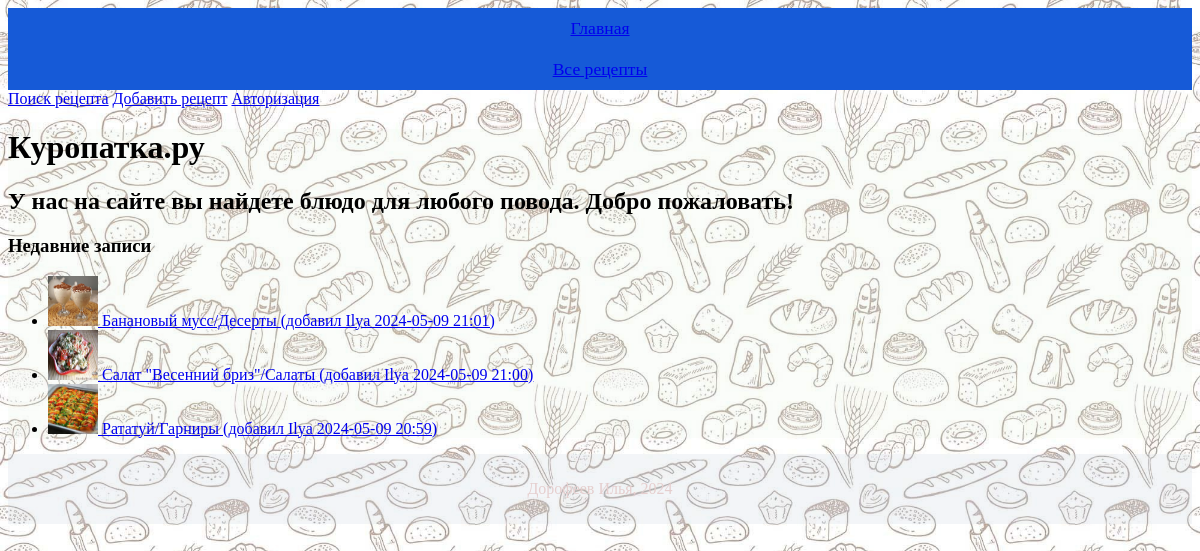
The page / on the database its author committed.
### recipesapp/models.py (models this page shows)
class Recipe(models.Model):
    name = models.CharField(max_length=100, blank=False)
    description = models.CharField(max_length=1000)
    cook_steps = models.TextField()
    cook_time = models.IntegerField()
    ingredients = models.TextField()
    image = models.ImageField(upload_to='images/')
    ingredients = models.TextField()
    complexity = models.CharField(max_length=15, blank=False)
    created_at = models.DateTimeField(auto_now_add=True)
    author = models.ForeignKey(User, on_delete=models.DO_NOTHING)
    category = models.ForeignKey(Category, on_delete=models.SET_DEFAULT, default='other')
    @property
    def created_at_f(self):
        return self.created_at.strftime('%Y-%m-%d %H:%M')
    def __str__(self):
        return f'{self.name}/{self.category} (добавил {self.author} {self.created_at_f})'

class Category(models.Model):
    name = models.CharField(max_length=100, blank=False)
    description = models.CharField(max_length=1000)
    def __str__(self):
        return self.name

### recipesapp/views.py (the view)
# urls.py: path('', views.main_page, name='main_page'),
def main_page(request):
    user = request.user
    results_qty = 3
    latest_recipes = Recipe.objects.order_by('-created_at')[:results_qty]
    print(latest_recipes)
    context = {
        'title': 'Главная',
        'username': user.username,
        'latest_recipes': latest_recipes,
    }
    return render(request, 'recipesapp/main.html', context)

### recipesapp/templates/recipesapp/main.html (shortened to what this page needs)
{% extends "recipesapp/base.html" %}
{% block content %}
    <h1>Куропатка.ру</h1>
    <h2>У нас на сайте вы найдете блюдо для любого повода. Добро пожаловать!</h2>
    <h3> Недавние записи </h3>
    <ul>
    {% for recipe in latest_recipes %}
        <li>
            <a href="{% url 'recipe_show' pk=recipe.pk %}">
                <img src="{{ recipe.image.url }}" alt="{{ recipe.name }}" width="50" height="50">
                {{ recipe }}
            </a>
        </li>
    {% endfor %}
</ul>
{% endblock %}

### static/recipesapp/css/style.css (style rules this page uses)
html { background: url(../../../media/images/fon.jpg); background-size: cover; background-position: center; background-repeat: no-repeat; }

### rows shown on the page
Recipe: image (picture), name+category+author "Банановый мусс/Десерты (добавил Ilya 2024-05-09 21:01)"
Recipe: image (picture), name+category+author "Салат \"Весенний бриз\"/Салаты (добавил Ilya 2024-05-09 21:00)"
Recipe: image (picture), name+category+author "Рататуй/Гарниры (добавил Ilya 2024-05-09 20:59)"
